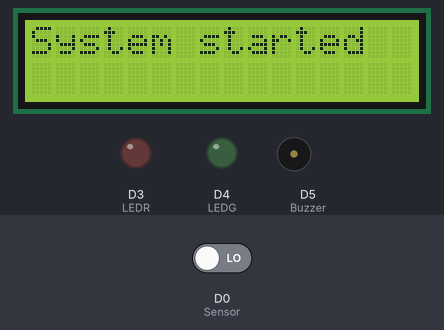
A sketch run on a simulated ESP8266 (NodeMCU). Parts: 16×2 character LCD, output pins drawn as LEDs (lit = HIGH), buzzer (waves = sounding, pin HIGH). Inputs (shaded band) come from the test bench; at power-on: D0 (Sensor) LOW. WiFi joins after 1.5 s; servers stay silent unless stated; the local clock reads 2024-03-15 10:24:30 at power-on unless the sketch sets it; what the sketch prints to the serial monitor is not drawn.

Above: at 2.5 s.
At 4.6 s:
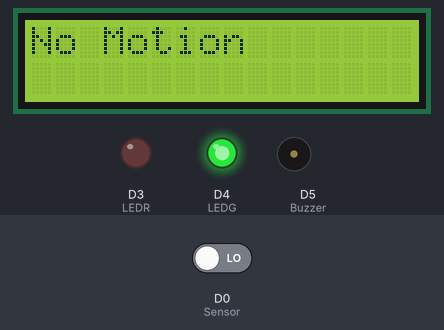
4.7 s: D0 (Sensor) driven HIGH
At 5.7 s:
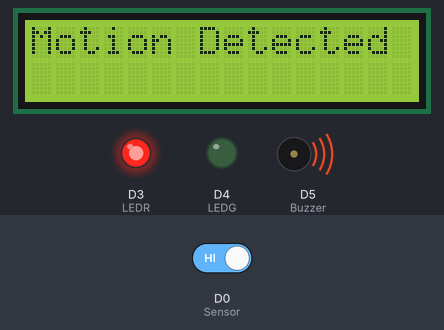
6.2 s: D0 (Sensor) driven LOW
At 7.1 s:
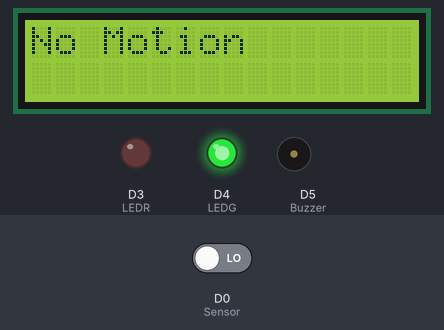
Timing chart, 0 to 9.2 s (numbered marks = the images above; inputs shaded):
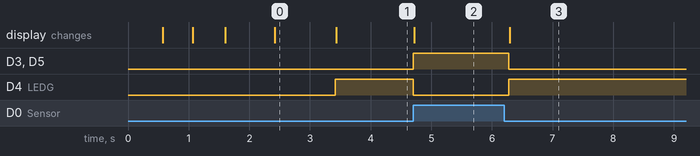

The sketch:

PIR_security.ino
```cpp
 #include <Wire.h>
#include <LiquidCrystal_I2C.h>
#include <ESP8266WiFi.h>
#include <WiFiClientSecure.h>
#include <UniversalTelegramBot.h>


LiquidCrystal_I2C lcd (0x27, 16, 2);
const char* ssid = "Your_SSID";
const char* password = "Your_Password";


#define BOTtoken "Your_TELEGRAM_BOT_TOKEN"
#define CHAT_ID "Your_CHAT_ID"

#define Sensor D0
#define LEDR D3
#define LEDG D4
#define Buzzer D5

X509List cert(TELEGRAM_CERTIFICATE_ROOT);
WiFiClientSecure client;
UniversalTelegramBot bot(BOTtoken, client);


void setup() {
  Serial.begin(115200);
  lcd.init();
  lcd.backlight();
  Wire.begin(D2, D1);
  configTime(0, 0, "pool.ntp.org");      // get UTC time via NTP
  client.setTrustAnchors(&cert); // Add root certificate for api.telegram.org

  pinMode(Sensor, INPUT);
  pinMode(LEDR, OUTPUT);
  pinMode(LEDG, OUTPUT);
  pinMode(Buzzer, OUTPUT);

  WiFi.mode(WIFI_STA);
  WiFi.begin(ssid, password);

  int a = 0;
  while (WiFi.status() != WL_CONNECTED) {
    Serial.print(".");
    lcd.setCursor(a, 0);
    lcd.print(".");
    delay(500);
    a++;
  }

  Serial.println("");
  lcd.clear();
  lcd.setCursor(0, 0);
  lcd.print("WiFi connected");
  Serial.println("WiFi connected");
  Serial.print("IP address: ");
  lcd.setCursor(0, 1);
  lcd.print(WiFi.localIP());
  Serial.println(WiFi.localIP());
  delay(500);

  bot.sendMessage(CHAT_ID, "System started", "");
  lcd.clear();
  lcd.setCursor(0, 0);
  lcd.print("System started");
  delay(1000);
  lcd.clear();
}
void loop() {
  bool value = digitalRead(Sensor);
  Serial.println(value);
  if (value == 1) {
    Serial.println("Motion Detected");
    digitalWrite(LEDR, HIGH);
    digitalWrite(Buzzer, HIGH);
    digitalWrite(LEDG, LOW);
    lcd.setCursor(0, 0);
    lcd.print("Motion Detected");
    bot.sendMessage(CHAT_ID, "Motion detected!!", "");
  } else if (value == 0) {
    digitalWrite(LEDR, LOW);
    digitalWrite(Buzzer, LOW);
    digitalWrite(LEDG, HIGH);
    lcd.setCursor(0, 0);
    lcd.print("No Motion      ");
  }
}
```

Measured:
- after the input at 4.7 s, D3 (LEDR), D5 (Buzzer): LOW → HIGH at once; D4 (LEDG): HIGH → LOW at once; the display: changes at once (image 2)
- after the input at 6.2 s, D3 (LEDR), D5 (Buzzer): HIGH → LOW after 0.08 s; D4 (LEDG): LOW → HIGH after 0.08 s; the display: changes after 0.09 s (image 3)
- what the display in image 0 shows lasts 1.0 s, from 2.4 s to 3.4 s
